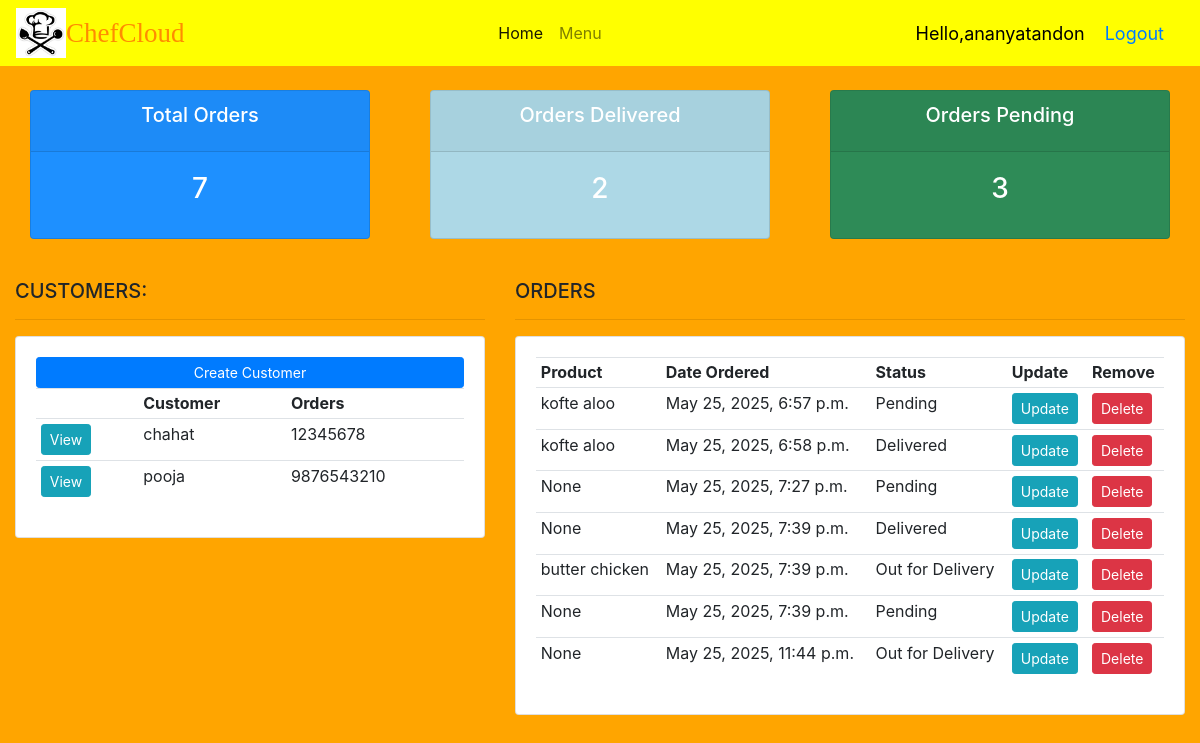
The app's page / (signed in) with its own data.
### accounts/models.py (models this page shows, shortened)
class Customer(models.Model):
    user=models.OneToOneField(User,null=True,on_delete=models.CASCADE)
    name=models.CharField(max_length=200,null=True)
    phone=models.CharField(max_length=200,null=True)
    email=models.CharField(max_length=200,null=True)
    data_created=models.DateTimeField(auto_now_add=True)

class Order(models.Model):
    STATUS=(('Pending','Pending'),('Out for Delivery','Out for Delivery'),('Delivered','Delivered'))
    customer =models.ForeignKey(Customer,null=True,on_delete=models.SET_NULL)
    product =models.ForeignKey(Product,null=True,on_delete=models.SET_NULL)
    category=models.CharField(max_length=200,null=True)
    date_created=models.DateTimeField(auto_now_add=True)
    status =models.CharField(max_length=200,null=True,choices=STATUS)

class Product(models.Model):
    CATEGORY=(('Veg','Veg'),('Non-Veg','Non-Veg'))
    name=models.CharField(max_length=200,null=True)
    price =models.FloatField(null=True)
    category=models.CharField(max_length=200,null=True,choices=CATEGORY)
    description=models.CharField(max_length=200,null=True,blank=True)
    date_created=models.DateTimeField(auto_now_add=True)
    tags=models.ManyToManyField(Tag)
    def __str__(self):
        return self.name

### accounts/views.py (the view)
# urls.py: 2. Add a URL to urlpatterns:  path('', views.home, name='home')
def home(request):
    orders=Order.objects.all()
    customers=Customer.objects.all()
    total_customers=customers.count()
    total_orders=orders.count()
    delivered=orders.filter(status='Delivered').count()
    pending=orders.filter(status='Pending').count()
    context={'orders':orders,'customers':customers,'total_customers':total_customers,'total_orders':total_orders,'delivered':delivered,'pending':pending}
    return render(request,"accounts/dashboard.html",context)

### accounts/templates/accounts/dashboard.html
{% extends 'accounts/main.html' %}
{% block content %}
{% include 'accounts/status.html' %}
<br>
<div class="row">
    <div class="col-md-5">
        <h5>CUSTOMERS:</h5>
        <hr>
        <div class="card card-body">
            <a class="btn btn-primary btn-sm btn-block" href="">Create Customer</a>
            <table class="table table-sm">
                <tr>
                    <th></th>
                    <th>Customer</th>
                    <th>Orders</th>
                </tr>
                   {% for customer in customers %}
               <tr>
                <td><a class="btn btn-sm btn-info" href="{% url 'customer' customer.id %}">View</a></td>
                <td>{{customer.name}}</td>
                <td>{{customer.phone}}</td>
                </tr>
                {% endfor %}
            </table>
        </div>
    </div>
    <div class="col-md-7">
        <h5>ORDERS</h5>
        <hr>
        <div class="card card-body">
            <table class="table table-sm">
                <tr>
                    <th>Product</th>
                    <th>Date Ordered</th>
                    <th>Status</th>
                    <th>Update</th>
                    <th>Remove</th>
                </tr>
               {% for order in orders %}
                <tr>
                <td>{{order.product}}</td>
                <td>{{order.date_created}}</td>
                <td>{{order.status}}</td>
                <td><a class="btn btn-sm btn-info" href="{% url 'update_order' order.id %}">Update</a></td>
                <td><a a class="btn btn-sm btn-danger" href="{% url 'delete_order' order.id %}">Delete</a></td>
                </tr>
                {% endfor %}
            </table>
        </div>
    </div>
</div>
{% endblock %}

### accounts/templates/accounts/navbar.html (shortened to what this page needs)
{% load static %}
<nav class="navbar navbar-expand-lg navbar-light bg-yellow">
  <img src="{% static 'images/logo.jpg' %}" height="50px">
  <span class="name">ChefCloud</span>
  <div class="collapse navbar-collapse" id="navbarSupportedContent">
    <ul class="navbar-nav mx-auto">
      {% if request.user.is_staff %}
      <li class="nav-item active">
        <a class="nav-link" href="{% url 'home' %}">Home <span class="sr-only">(current)</span></a>
      </li>
      <li class="nav-item">
        <a class="nav-link" href="{% url 'products' %}">Menu</a>
      </li>
      {% endif %}
    </ul>
  </div>
  <span class="hello-msg">Hello,{{request.user}}</span>
  <span class="hello-msg"><a href="{% url 'logout' %}">Logout</a></span>
</nav>

### static/css/main.css (style rules this page uses)
.bg-yellow { background-color: yellow !important; }
body { background-color:#FFA500 !important; }

### accounts/templates/accounts/navbar.html (style rules this page uses)
.hello-msg { font-size:18px; color:black; margin-right:20px }
.name { font-size:27px; color:#FF8C00; font-family:algerian; }

### records on screen
Customer: name "chahat", phone "12345678"
Customer: name "pooja", phone "9876543210"
Order: product "kofte aloo", date_created "May 25, 2025, 6:57 p.m.", status "Pending"
Order: product "kofte aloo", date_created "May 25, 2025, 6:58 p.m.", status "Delivered"
Order: product "None", date_created "May 25, 2025, 7:27 p.m.", status "Pending"
Order: product "None", date_created "May 25, 2025, 7:39 p.m.", status "Delivered"
Order: product "butter chicken", date_created "May 25, 2025, 7:39 p.m.", status "Out for Delivery"
Order: product "None", date_created "May 25, 2025, 7:39 p.m.", status "Pending"
Order: product "None", date_created "May 25, 2025, 11:44 p.m.", status "Out for Delivery"

### other values on screen
{{ request.user }} "ananyatandon"
{{ total_orders }} "7"
{{ delivered }} "2"
{{ pending }} "3"
